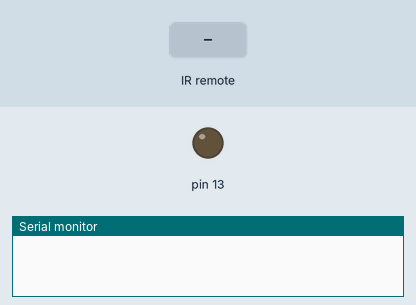
The sketch below on a simulated Arduino Uno, built with avr-gcc and run on an emulated ATmega328P. Shown: output pins drawn as LEDs (lit = HIGH), the last lines printed to the serial monitor. Inputs (shaded band) come from the test bench.

Above: at 1.2 s.
1.3 s: infrared code 0xC90 received
At 1.7 s:
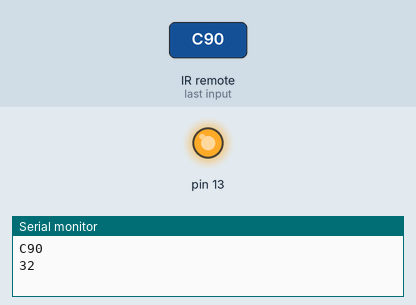
Timing chart, 0 to 4.3 s (numbered marks = the images above; inputs shaded):
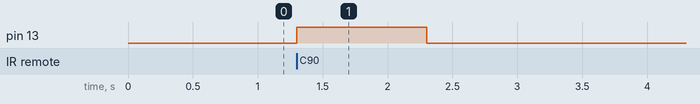

Measured:
- after the input at 1.3 s, pin 13: LOW → HIGH at once, → LOW 1.0 s later

The sketch:

IRrecvDemo.ino
```cpp
#include <IRremote.h> // Includes IR Remote Library

int RECV_PIN = 2;

IRrecv irrecv(RECV_PIN);

decode_results results;

void setup()
{
  pinMode(13, OUTPUT);
  Serial.begin(9600);
  irrecv.enableIRIn(); // Start the receiver
}

void loop() {
  if (irrecv.decode(&results)) {
    Serial.println(results.value, HEX);
    Serial.println(results.bits);
    if(results.value == 0xC90) //If this code is recieved
    {                          //RUN THIS - PUT CODE TO EXECUTED ON
                               //SHOT HERE
       digitalWrite(13, HIGH);
       delay(1000);
       digitalWrite(13, LOW);
    }
    irrecv.resume(); //receive the next value
  }
}
```
